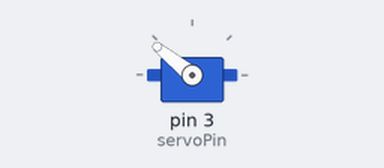
Recording of a sketch running on a simulated Arduino Uno, built with avr-gcc and run on an emulated ATmega328P. Parts: servo.

Above: at 0.05 s.
Timing chart, 0 to 4.6 s (numbered marks = the images above):
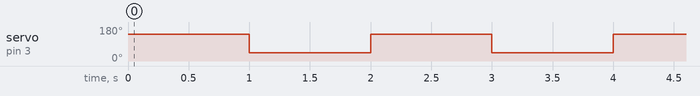

Measured:
- by itself, servo on pin 3 (servoPin): alternates 141° for 1.0 s and 44° for 1.0 s

The sketch:

flower.ino
```cpp
#include <Servo.h>

int servoPin = 3; // random #, change to actual pin number
Servo Servo1;

void setup() {
  Servo1.attach(servoPin);
}

void loop() {
  Servo1.writeMicroseconds(2000); // turn fully clockwise
  delay(1000); // wait 1 second
  Servo1.writeMicroseconds(1000); // turn fully counter-clockwise
  delay(1000); // wait 1 second
}
```
